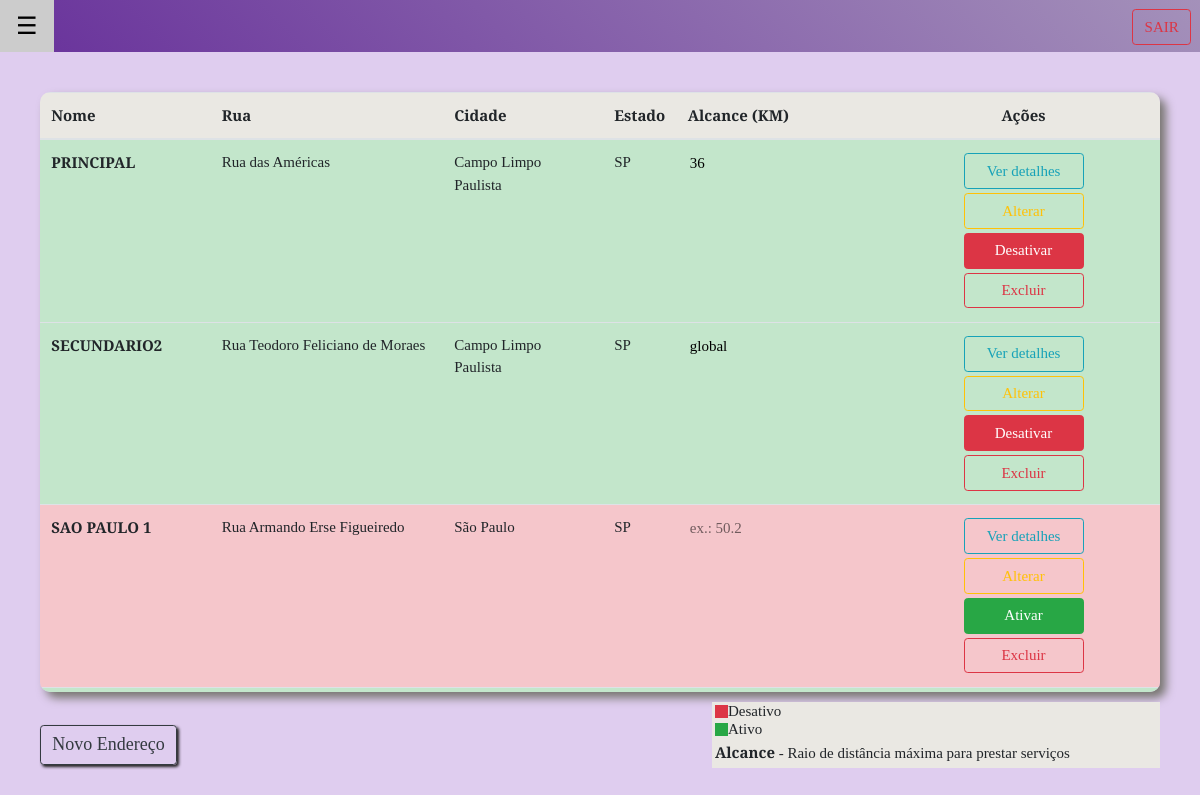
The page /empresario (signed in) on the database its author committed.
### tables this page shows
CREATE TABLE `tbl_endereco` (
  `id_end` int(11) NOT NULL,
  `user_id` int(11) NOT NULL,
  `cep` varchar(50) NOT NULL,
  `rua` varchar(220) NOT NULL,
  `estado` varchar(20) NOT NULL,
  `cidade` varchar(220) NOT NULL,
  `numero` varchar(220) NOT NULL,
  `nome` varchar(220) NOT NULL,
  `active` varchar(20) DEFAULT NULL,
  `lat` varchar(50) DEFAULT NULL,
  `lon` varchar(50) DEFAULT NULL,
  `raio` varchar(20) NOT NULL
);

### core/Controller.php (called while the page is built)
<?php
	class Controller{
		public function loadView($nameView, $dadosView = array()){
				extract($dadosView);
			require "views/".$nameView.".php";
		}
	}
?>

### controllers/empresarioController.php (called while the page is built, shortened)
<?php
	class empresarioController extends Controller{
		public function index(){
			$nomePag = "empresario";
			$usuariosModel = new usuariosModel();
			$userDados = $usuariosModel->getDados($_SESSION['id']);
			$userDados = $userDados->fetch();
			$dados = array(
				'nome' => $userDados["nome"],
				'av_status' => $this->verificaAV()
			);
			$this->loadView($nomePag, $dados);
		}
		public function verificaAV(){
			$avsModel = new avsModel();
			$avs_dados = $avsModel->procuraAV($_SESSION['id']);
			if($avs_dados-> rowCount() > 0){
				return 'html/av_personalize.php';
			}else{
				return 'html/av_create.php';
			}
		}
	}
?>

### core/Core.php (called while the page is built, shortened)
<?php
	class Core{
		public function run(){
			$param = array();
			$url = "/";
			if(isset($_GET['url'])){
				$url .= $_GET['url'];
			}
			if($url != "/"){
				$url = explode("/", $url);
				array_shift($url);
				$avsModel = new avsModel();
				$pesquisa = $avsModel -> procuraUrlAv($url[0]);
				array_shift($url);
				if(isset($url[0]) && !empty($url[0])){
					$currentAction = $url[0];
					array_shift($url);
				}else{
					$currentAction = "index";
				}
				if($pesquisa->rowCount() > 0){
					$param = $dados['id_av'];
				}else{
					$param = $url;
				}
			}else{
				$currentController = "homeController";
				$currentAction = "index";
			}
			$c = new $currentController();
			call_user_func_array(array($c, $currentAction), array($param));
		}
	}
?>

### index.php (called while the page is built, shortened)
<?php
	$core = new Core();
	$core->run();
?>

### core/Model.php (called while the page is built, shortened)
<?php
	class Model{
		public function __construct(){
			global $pdo;
			$this->pdo = $pdo;
		}
	}
?>

### models/enderecosModel.php (called while the page is built, shortened)
<?php
    class enderecosModel extends Model{
        public function getEnderecos($id){
            $sql = "SELECT * FROM tbl_endereco WHERE user_id = '$id'";
            $sql = $this->pdo->query($sql);
            return $sql;
        }
    }
?>

### views/empresario.php (the view, shortened to what this page needs)
<!DOCTYPE html>
<html>
<head>
    <link rel="stylesheet" type="text/css" href="<?php echo BASE_URL; ?>assets/css/bootstrap.min.css">
    <link rel="stylesheet" type="text/css" href="<?php echo BASE_URL; ?>assets/css/bootstrap-grid.min.css">
    <link rel="stylesheet" type="text/css" href="<?php echo BASE_URL; ?>assets/css/bootstrap-reboot.min.css">
    <link rel="stylesheet" type="text/css" href="<?php echo BASE_URL; ?>assets/css/component.css">
    <link rel="stylesheet" type="text/css" href="<?php echo BASE_URL; ?>assets/css/normalize.css">
    <link rel="stylesheet" type="text/css" href="<?php echo BASE_URL; ?>assets/css/w3.css">
    <link rel="stylesheet" type="text/css" href="<?php echo BASE_URL; ?>assets/css/set2.css">
    <link rel="stylesheet" type="text/css" href="<?php echo BASE_URL; ?>assets/css/set1.css">
    <link rel="stylesheet" type="text/css" href="<?php echo BASE_URL; ?>assets/css/icons.css">
    <link rel="stylesheet" type="text/css" href="<?php echo BASE_URL; ?>assets/css/component1.css">
    <link rel="stylesheet" type="text/css" href="<?php echo BASE_URL; ?>assets/css/style2.css">
</head>
<body>
        <div class="container-fluid" style="padding: 0px">
<div id="main" style="overflow: auto;">
<div class="w3-black" style="width: 100%; background: linear-gradient(45deg, #68319b , #A491BA) ">
  <button id="openNav" style="outline-style: none; background-color: #68319b;" class="w3-button w3-xlarge sla">&#9776;</button>
  <a  href="<?php echo BASE_URL ?>login/deslogar" style="float: right; margin-right: 9px; margin-top: 9px;"><button class="btn btn-outline-danger" id="btn_sair">SAIR</button></a>
</div>
    <div class="tab-content conteudo ">
        <div id="enderecos" class="tab-pane in active">
            <div class="tabela-end" style="margin: 40px;">
                <div class=" end-tbl">
                <table class="table">
                    <thead>
                        <tr>
                        <th>Nome</th>
                        <th>Rua</th>
                        <th>Cidade</th>
                        <th>Estado</th>
                        <th>Alcance (KM)</th>
                        <th style="text-align: center;">Ações</th>
                        </tr>
                    </thead>
                    <tbody>
                    <?php
                        $enderecosModel = new enderecosModel();
                        $retorno = $enderecosModel->getEnderecos($_SESSION['id']);
                        $sql = $retorno -> fetchAll();
                        foreach ($sql as $result){
                            if ($result['active'] == 'nao') {
                                echo "<tr class='table-danger' >";
                            }else{
                                echo "<tr class='table-success' >";
                            }
                    ?>
                        <td> <strong><?php echo strtoupper($result['nome']); ?></strong></td>
                        <td><?php echo $result['rua']; ?></td>
                        <td><?php echo $result['cidade']; ?></td>
                        <td><?php echo $result['estado']; ?></td>
                        <td><input type="text" id="raio<?php echo $result['id_end'];?>" class="raio" name="raio_txt" placeholder="ex.: 50.2" value="<?php echo $result['raio']; ?>"></td>
                        <td style="text-align: center;">
                            <button type="button" class="btn-tbl btn btn-outline-info">Ver detalhes</button>
                            <button class="btn-tbl btn btn-outline-warning btn_alt" value="modalAlt<?php echo $result['id_end'];?>">Alterar</button><br>
                            <?php if($result['active'] == 'nao'){ ?>
                                <button name="btn_on_off" id="id<?php echo $result['id_end'];?>" value="ativar" type="button" class="btn btn-success btn-tbl">Ativar</button>
                                <?php
                            }else{ ?>
                                <button name="btn_on_off" id="id<?php echo $result['id_end'];?>" value="desativar" type="button" class="btn btn-danger btn-tbl">Desativar</button>
                                <?php
                            } ?>
                            <?php if($retorno -> rowCount() > 1){ ?>
                            <button type="button" class="btn-tbl btn btn-outline-danger btn_del" value="id<?php echo $result['id_end'];?>">Excluir</button> <?php }else{ ?>
                            <button type="button" class="btn-tbl btn btn-outline-danger btn_del" disabled="disabled" title="É obrigatório no mínimo 1 endereço! " value="id<?php echo $result['id_end'];?>">Excluir</button> <?php } ?>
                            </td>
                      </tr>
                  <?php } ?>
                    </tbody>
                </table>
                </div>
                <div class="legenda">
                    <div class="quadradinho bg-danger" > Desativo</div>
                    <div class="quadradinho bg-success"> Ativo</div>
                    <strong>Alcance</strong> - Raio de distância máxima para prestar serviços
                </div>
                <br>
                <button type="button" class="btn btn-outline-dark " style="font-size: 18px; box-shadow: 2px 2px 3px #232323;" id="btn_novo_end">Novo Endereço</button>
            </div>
        </div>
    </div>
</div>
</div>
</body>
</html>

### assets/css/w3.css (style rules this page uses)
html { box-sizing:border-box }
*,*:before,*:after { box-sizing:inherit }
html { -ms-text-size-adjust:100%;-webkit-text-size-adjust:100% }
body { margin:0 }
a { background-color:transparent;-webkit-text-decoration-skip:objects }
button,input,select,textarea { font:inherit;margin:0 }
button,input { overflow:visible }
button,select { text-transform:none }
button,html [type=button],[type=reset],[type=submit] { -webkit-appearance:button }
html,body { font-family:Verdana,sans-serif;font-size:15px;line-height:1.5 }
html { overflow-x:hidden }
a { color:inherit }
.w3-btn,.w3-button { border:none;display:inline-block;padding:8px 16px;vertical-align:middle;overflow:hidden;text-decoration:none;color:inherit;background-color:inherit;text-align:center;cursor:pointer;white-space:nowrap }
.w3-btn,.w3-button { -webkit-touch-callout:none;-webkit-user-select:none;-khtml-user-select:none;-moz-user-select:none;-ms-user-select:none;user-select:none }
.w3-main,#main { transition:margin-left .4s }
.w3-xlarge { font-size:24px!important }
.w3-black,.w3-hover-black:hover { color:#fff!important;background-color:#000!important }

### assets/css/component1.css (style rules this page uses)
*, *:after, *::before { -moz-box-sizing: border-box; box-sizing: border-box; }
html, body, .st-container, .st-pusher, .st-content { height: 100%; }

### assets/css/style2.css (style rules this page uses)
*, *:after, *::before { -webkit-box-sizing: border-box; -moz-box-sizing: border-box; box-sizing: border-box; }
body { background: #04a466; }

### views/empresario.php (style rules this page uses)
.legenda .quadradinho { width: 13px; height: 13px; display: flex; align-items: center; padding-left: 13px; margin-bottom:5px; }
.legenda { padding: 3px; width: 40%; float: right; background-color: #EAE8E3; }
.raio { margin: 0px; background-color: transparent; outline: none; border: none; }
.end-tbl { height: 600px; background-color: #EAE8E3; margin-bottom: 10px; overflow: auto; border-radius: 10px; box-shadow: 6px 6px 10px #777570; }
.btn-tbl { width: 120px; margin: 2px; }
body { background-color: #dfcdef; font-family: 'Bree Serif', serif; }

### views/html/av_create.php (style rules this page uses)
body { font-family: 'bree serif', serif; }

### rows shown on the page
tbl_endereco: nome "PRINCIPAL", rua "Rua das Américas", cidade "Campo Limpo Paulista", estado "SP", raio_txt "36"
tbl_endereco: nome "SECUNDARIO2", rua "Rua Teodoro Feliciano de Moraes", cidade "Campo Limpo Paulista", estado "SP", raio_txt "global"
tbl_endereco: nome "SAO PAULO 1", rua "Rua Armando Erse Figueiredo", cidade "São Paulo", estado "SP"
